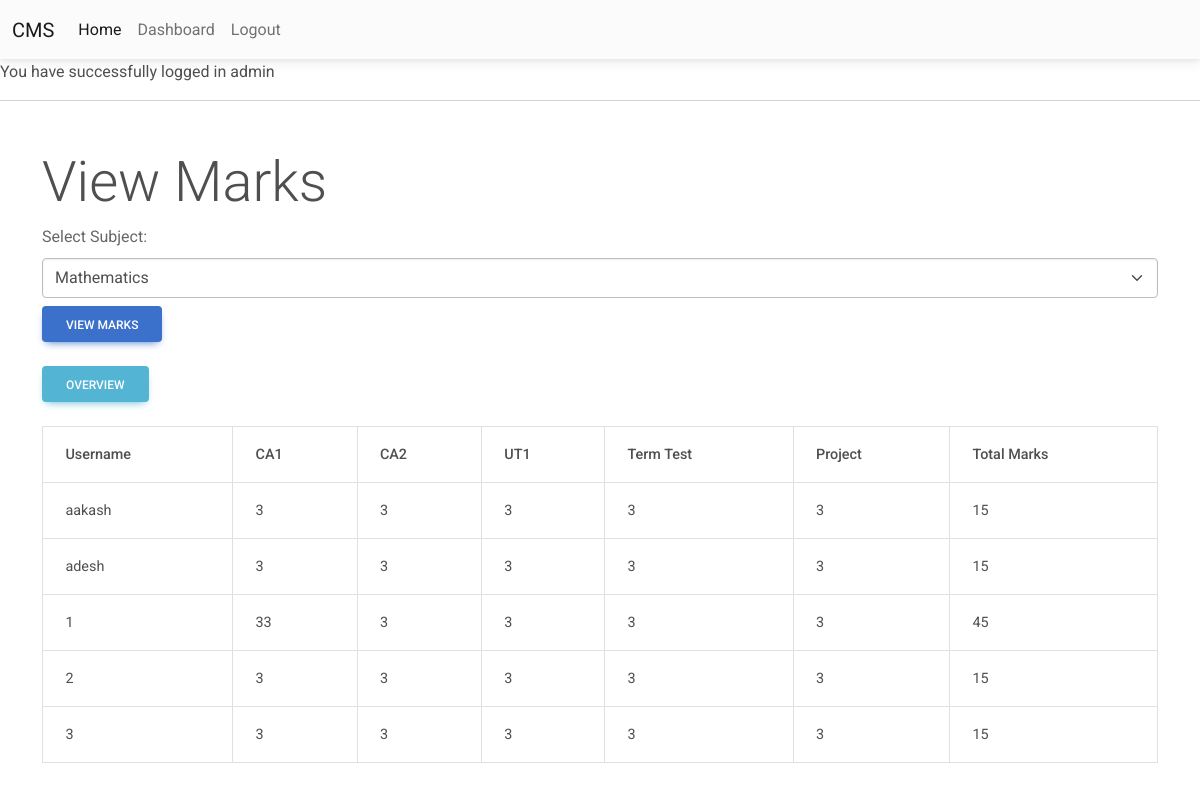
The app's page /fetch_marks.php?subject_id=1 (signed in) with its own data.
### tables this page shows
CREATE TABLE `subject_marks` (
  `id` int(11) NOT NULL,
  `user_id` int(10) UNSIGNED NOT NULL,
  `subject_id` int(10) UNSIGNED NOT NULL,
  `ca1_marks` int(11) DEFAULT 0,
  `ca2_marks` int(11) DEFAULT 0,
  `ut1_marks` int(11) DEFAULT 0,
  `term_test_marks` int(11) DEFAULT 0,
  `project_marks` int(11) DEFAULT 0,
  `total_marks` int(11) DEFAULT 0
);

CREATE TABLE `users` (
  `id` int(10) UNSIGNED NOT NULL,
  `username` varchar(100) NOT NULL,
  `email` varchar(100) NOT NULL,
  `password` varchar(100) NOT NULL,
  `active` tinyint(1) NOT NULL DEFAULT 1,
  `added` datetime NOT NULL DEFAULT current_timestamp(),
  `role` enum('admin','user') NOT NULL DEFAULT 'user'
);

### fetch_marks.php (the view, shortened to what this page needs)
<?php
include('includes/database.php');
include('includes/functions.php');
include('includes/header.php');
$result_subjects = $connect->query("SELECT id, subject_name FROM subjects");
if (isset($_GET['subject_id'])) {
    $subject_id = $_GET['subject_id'];
    $stmt = $connect->prepare("
        SELECT u.username, m.ca1_marks, m.ca2_marks, m.ut1_marks, m.term_test_marks, m.project_marks, m.total_marks
        FROM subject_marks m
        JOIN users u ON m.user_id = u.id
        WHERE m.subject_id = ?
    ");
    $stmt->bind_param('i', $subject_id);
    $stmt->execute();
    $result = $stmt->get_result();
}
?>
<!DOCTYPE html>
<html lang="en">
<head>
    <link href="https://cdnjs.cloudflare.com/ajax/libs/mdb-ui-kit/6.2.0/mdb.min.css" rel="stylesheet">
</head>
<body>
    <div class="container mt-5">
        <h1 class="display-4">View Marks</h1>
        <form method="get" action="fetch_marks.php" class="mb-4">
            <label for="subject_id" class="form-label">Select Subject:</label>
            <select name="subject_id" id="subject_id" class="form-select" required>
                <?php while ($subject = $result_subjects->fetch_assoc()) { ?>
                    <option value="<?php echo $subject['id']; ?>" <?php if (isset($subject_id) && $subject_id == $subject['id'])
                           echo 'selected'; ?>>
                        <?php echo htmlspecialchars($subject['subject_name']); ?>
                    </option>
                <?php } ?>
            </select>
            <button type="submit" class="btn btn-primary mt-2">View Marks</button>
        </form>
        <form method="get" action="fetch_marks.php" class="mb-4">
            <button type="submit" name="overview" class="btn btn-info">Overview</button>
        </form>
        <?php if (isset($result) && $result->num_rows > 0) { ?>
            <table class="table table-bordered">
                <thead>
                    <tr>
                        <th>Username</th>
                        <th>CA1</th>
                        <th>CA2</th>
                        <th>UT1</th>
                        <th>Term Test</th>
                        <th>Project</th>
                        <th>Total Marks</th>
                    </tr>
                </thead>
                <tbody>
                    <?php while ($row = $result->fetch_assoc()) { ?>
                        <tr>
                            <td><?php echo htmlspecialchars($row['username']); ?></td>
                            <td><?php echo htmlspecialchars($row['ca1_marks']); ?></td>
                            <td><?php echo htmlspecialchars($row['ca2_marks']); ?></td>
                            <td><?php echo htmlspecialchars($row['ut1_marks']); ?></td>
                            <td><?php echo htmlspecialchars($row['term_test_marks']); ?></td>
                            <td><?php echo htmlspecialchars($row['project_marks']); ?></td>
                            <td><?php echo htmlspecialchars($row['total_marks']); ?></td>
                        </tr>
                    <?php } ?>
                </tbody>
            </table>
        <?php } else if (isset($subject_id)) { ?>
                <p class="text-danger">No marks found for the selected subject.</p>
        <?php } ?>
    </div>
</body>
</html>

### records on screen
subject_marks: user.username "aakash", ca1_marks "3", ca2_marks "3", ut1_marks "3", term_test_marks "3", project_marks "3", total_marks "15"
subject_marks: user.username "adesh", ca1_marks "3", ca2_marks "3", ut1_marks "3", term_test_marks "3", project_marks "3", total_marks "15"
subject_marks: user.username "1", ca1_marks "33", ca2_marks "3", ut1_marks "3", term_test_marks "3", project_marks "3", total_marks "45"
subject_marks: user.username "2", ca1_marks "3", ca2_marks "3", ut1_marks "3", term_test_marks "3", project_marks "3", total_marks "15"
subject_marks: user.username "3", ca1_marks "3", ca2_marks "3", ut1_marks "3", term_test_marks "3", project_marks "3", total_marks "15"

### other values on screen
$_SESSION['message'] "You have successfully logged in admin"
form field subject_id "Mathematics"
